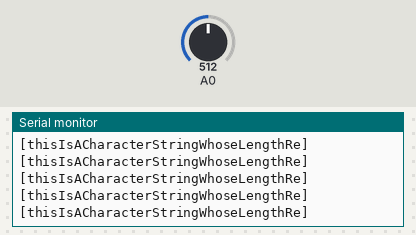
Simulated run of this sketch. Board: Arduino Uno, built with avr-gcc and run on an emulated ATmega328P. On the bench: the last lines printed to the serial monitor. The inputs (shaded band) are chosen by the test bench; at power-on: A0 = 512.

Above: at 1.2 s.
1.3 s: A0 set to 716
At 1.32 s:
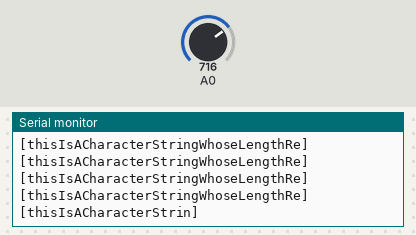
3.2 s: A0 set to 900
At 3.24 s:
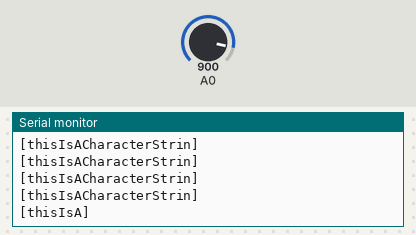
5.1 s: A0 set to 1023
At 5.15 s:
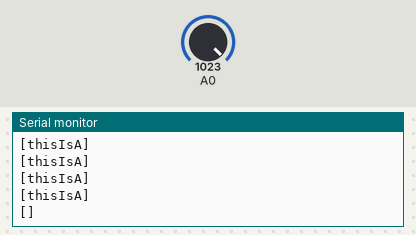
7.0 s: A0 set to 306
At 7.06 s:
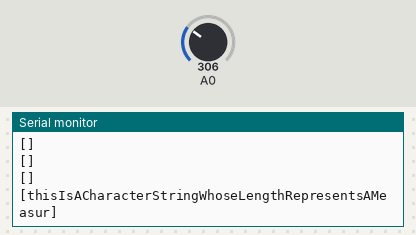
8.9 s: A0 set to 122
At 8.99 s:
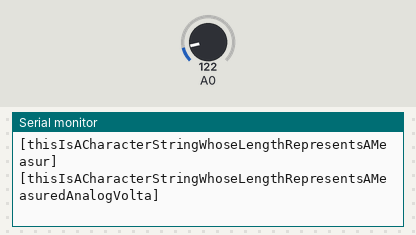
10.8 s: A0 set to 0
At 10.83 s:
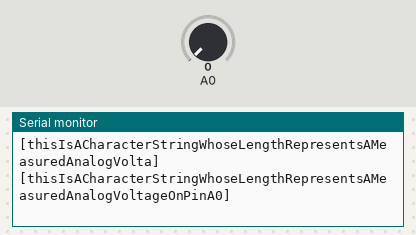

Measured:
- after the input at 1.3 s, the serial monitor: prints a new line at once (image 1)
- after the input at 3.2 s, the serial monitor: prints a new line at once (image 2)
- after the input at 5.1 s, the serial monitor: prints a new line after 0.05 s (image 3)
- after the input at 7.0 s, the serial monitor: prints a new line after 0.05 s (image 4)
- after the input at 8.9 s, the serial monitor: prints a new line after 0.09 s (image 5)
- after the input at 10.8 s, the serial monitor: prints a new line at once (image 6)

The sketch:

lab1ex4_0-g4NEW2.ino
```cpp
void setup() {
  // put your setup code here, to run once:
  pinMode(A0, INPUT);
  Serial.begin(115200);

}

void loop() {
  // put your main code here, to run repeatedly:
  float size = (1024 - analogRead(A0))/14;
  Serial.print("[");
  //int length = 1/size * 72;
  float voltage = float(analogRead(A0))/1024 * 5.00;


  String voltString = "thisIsACharacterStringWhoseLengthRepresentsAMeasuredAnalogVoltageOnPinA0";

  for (int i = 0; i<size-1; i++) {
    Serial.print(voltString[i]);
  }

  //String output = "] ---> Current Voltage" + "V"
  Serial.println("]");

  delay(100);

}
```
